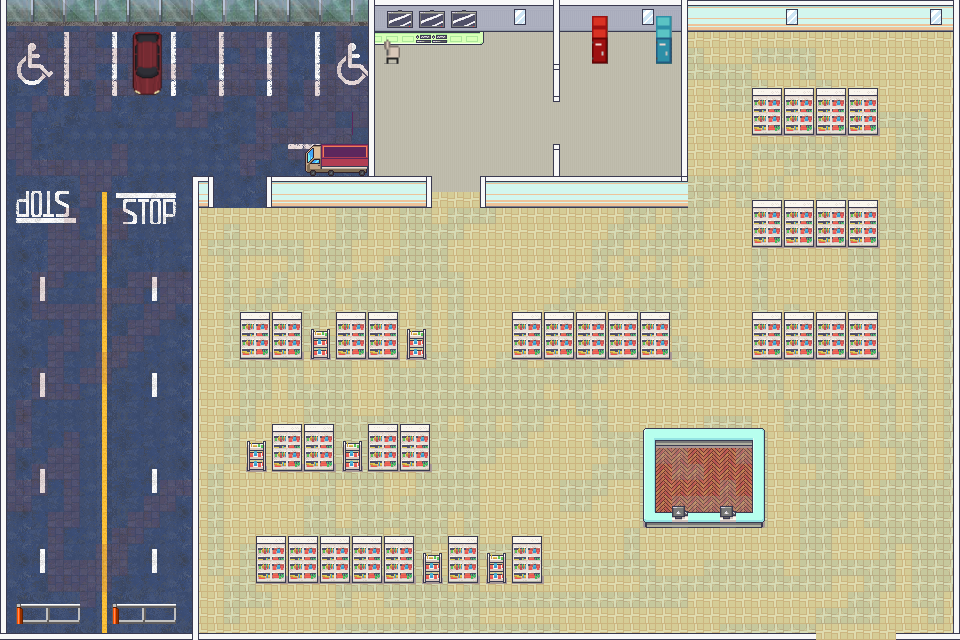

Rendered tile map (Tiled .tmx) drawn with the repository's tilesets; below, a short description and the map source with its tile grids summarised:
An orthogonal 60x40 tile map with 16x16 px tiles, 7 tile layers (chao, sujeira, objetos 2, parede 3, ...), 6 tilesets and 52 objects (2x municao, vela_ignicao, final, vida).

<map version="1.10" tiledversion="1.11.2" orientation="orthogonal" renderorder="right-down" width="60" height="40" tilewidth="16" tileheight="16" infinite="0" nextlayerid="17" nextobjectid="100">
 <editorsettings>
  <export target="supermercado.json" format="json" />
 </editorsettings>
 <tileset firstgid="1" name="RetailFIXED" tilewidth="16" tileheight="16" tilecount="4000" columns="100">
  <image source="../tiles/supermercado/RetailFIXED.png" width="1600" height="640" />
 </tileset>
 <tileset firstgid="4001" name="Interiors_free_16x16" tilewidth="16" tileheight="16" tilecount="1424" columns="16">
  <image source="../tiles/supermercado/Interiors_free_16x16.png" width="256" height="1424" />
 </tileset>
 <tileset firstgid="5425" name="Room_Builder_free_16x16" tilewidth="16" tileheight="16" tilecount="391" columns="17">
  <image source="../tiles/supermercado/Room_Builder_free_16x16.png" width="272" height="368" />
 </tileset>
 <tileset firstgid="5816" name="CP_V1.0.4" tilewidth="16" tileheight="16" tilecount="4096" columns="64">
  <image source="../tiles/supermercado/CP_V1.0.4.png" width="1024" height="1024" />
 </tileset>
 <tileset firstgid="9912" name="japanese-school_8x8-final.tilesetx2" tilewidth="16" tileheight="16" tilecount="880" columns="16">
  <image source="../tiles/supermercado/japanese-school_8x8-final.tilesetx2.png" width="256" height="880" />
 </tileset>
 <tileset firstgid="10792" name="carro 1" tilewidth="16" tileheight="16" tilecount="24" columns="4">
  <image source="../assets/tiles/supermercado/carro 1.png" trans="c8c8c8" width="72" height="100" />
 </tileset>
 <layer id="1" name="chao" width="60" height="40">
  <data>[2400 cells, 2400 non-empty, 60 distinct tile ids]</data>
 </layer>
 <layer id="8" name="sujeira" width="60" height="40" opacity="0.19">
  <data>[2400 cells, 934 non-empty, 2 distinct tile ids]</data>
 </layer>
 <layer id="7" name="objetos 2" width="60" height="40">
  <data>[2400 cells, 25 non-empty, 12 distinct tile ids]</data>
 </layer>
 <layer id="9" name="parede 3" width="60" height="40">
  <data>[2400 cells, 121 non-empty, 21 distinct tile ids]</data>
 </layer>
 <layer id="5" name="paredes 2" width="60" height="40">
  <data>[2400 cells, 25 non-empty, 10 distinct tile ids]</data>
 </layer>
 <layer id="2" name="paredes" width="60" height="40">
  <data>[2400 cells, 260 non-empty, 12 distinct tile ids]</data>
 </layer>
 <layer id="6" name="objetos" width="60" height="40">
  <data>[2400 cells, 397 non-empty, 63 distinct tile ids]</data>
 </layer>
 <objectgroup id="15" name="interacao" visible="0">
  <object id="98" name="vela_ignicao" x="305.917" y="143.583" width="19.5" height="29.5" />
  <object id="99" name="final" x="125.917" y="31.0833" width="41.9167" height="65.5" />
 </objectgroup>
 <objectgroup id="4" name="solidos" visible="0">
  <object id="5" x="643.122" y="428.667" width="120.667" height="92.6667" />
  <object id="6" x="0.666667" y="-0.666667" width="5.33333" height="640.333" />
  <object id="8" x="4" y="633.333" width="811.833" height="6" />
  <object id="9" x="953.333" y="-9.76996e-15" width="6.66667" height="634.667" />
  <object id="10" x="2.66667" y="0" width="954" height="5.39583" />
  <object id="31" x="267" y="176.302" width="164.25" height="5.39583" />
  <object id="32" x="192.5" y="176.302" width="20" height="5.39583" />
  <object id="33" x="192.833" y="179.334" width="5.33333" height="455.833" />
  <object id="34" x="368.833" y="4.0835" width="5.33333" height="174.833" />
  <object id="37" x="480.667" y="176.219" width="206.75" height="5.0625" />
  <object id="47" x="592.167" y="15.2187" width="15" height="18.0625" />
  <object id="48" x="752.333" y="88.5521" width="124.667" height="13.5625" />
  <object id="49" x="752.667" y="200.885" width="124.667" height="13.5625" />
  <object id="50" x="752.666" y="312.552" width="124.667" height="13.5625" />
  <object id="51" x="512.333" y="311.885" width="156" height="13.5625" />
  <object id="53" x="112.97" y="604.908" width="62.7879" height="17.3958" />
  <object id="54" x="17.3636" y="604.454" width="63.1515" height="19.5777" />
  <object id="55" x="656.167" y="15.9688" width="15" height="18.0625" />
  <object id="56" x="681.333" y="2.5835" width="5.33333" height="174.833" />
  <object id="57" x="553.833" y="0.5835" width="5.33333" height="68.939" />
  <object id="58" x="553.667" y="144.834" width="5.33333" height="32.333" />
  <object id="60" x="375.166" y="26.4169" width="108.333" height="4.9163" />
  <object id="62" x="384.334" y="39.7918" width="15.583" height="23.4163" />
  <object id="63" x="240" y="311.885" width="60" height="13.5625" />
  <object id="64" x="336.667" y="312.552" width="60" height="13.5625" />
  <object id="65" x="273.273" y="423.885" width="60" height="13.5625" />
  <object id="66" x="368.545" y="424.491" width="60" height="13.5625" />
  <object id="67" x="256.5" y="536.219" width="156" height="13.5625" />
  <object id="68" x="448.5" y="537.219" width="28.5" height="13.5625" />
  <object id="69" x="512.364" y="536.491" width="29" height="13.5625" />
  <object id="70" x="486.667" y="552.885" width="18.6667" height="6.89583" />
  <object id="71" x="422.667" y="553.552" width="18.6667" height="6.89583" />
  <object id="72" x="343" y="440.885" width="18.6667" height="6.89583" />
  <object id="73" x="247" y="440.885" width="18.6667" height="6.89583" />
  <object id="74" x="311" y="328.885" width="18.6667" height="6.89583" />
  <object id="75" x="407.333" y="329.219" width="18.6667" height="6.89583" />
  <object id="83" x="325.833" y="144.625" width="42.3333" height="28.0834" />
  <object id="92" x="895.833" y="633.5" width="63.833" height="6" />
  <object id="93" x="813.333" y="637.5" width="85.333" height="6" />
  <object id="96" x="136.666" y="42.1666" width="21" height="34.6667" />
 </objectgroup>
 <objectgroup id="13" name="portais" visible="0">
  <object id="85" x="817.5" y="621.5" width="77" height="14.75">
   <properties>
    <property name="destino" value="cidade" />
    <property name="spawn_x" value="685" />
    <property name="spawn_y" value="205" />
   </properties>
  </object>
 </objectgroup>
 <objectgroup id="14" name="inimigos" visible="0">
  <object id="86" x="900" y="94" width="8" height="8" />
  <object id="87" x="486.667" y="474" width="12" height="10.6667" />
  <object id="88" x="558.667" y="258" width="9.33333" height="10.6667" />
  <object id="89" x="274.667" y="260.666" width="6.66667" height="5.33333" />
  <object id="90" x="59.3333" y="174" width="4.66666" height="4.6667" />
  <object id="91" x="227.666" y="93.6667" width="5.66666" height="6.33337" />
 </objectgroup>
 <objectgroup id="10" name="vida" visible="0">
  <object id="80" name="vida" x="656.167" y="35.2917" width="15" height="27.0834" />
 </objectgroup>
 <objectgroup id="12" name="municao" visible="0">
  <object id="84" name="municao" x="592.167" y="36.2917" width="15" height="25.75" />
  <object id="94" name="municao" x="544.667" y="327.333" width="28" height="30" />
 </objectgroup>
</map>
